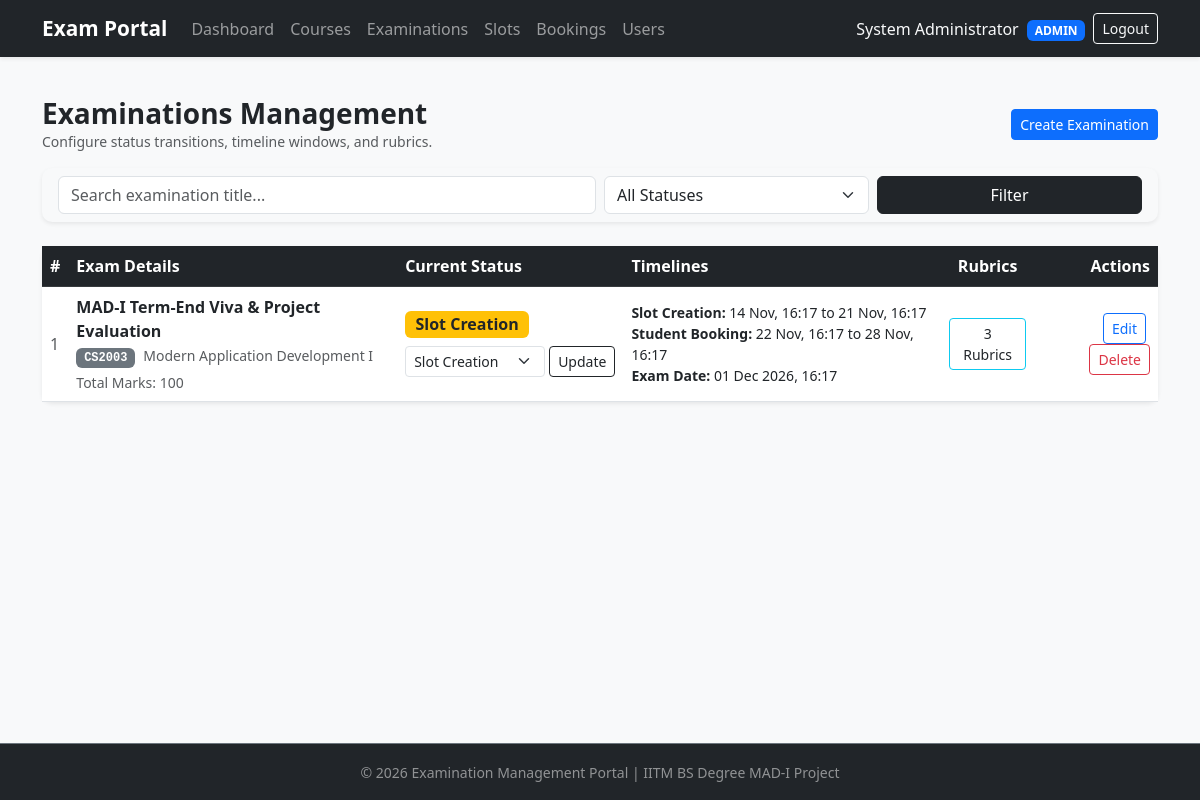
Screenshot of /admin/examinations (signed in) with the database file from the repository.
### models.py (models this page shows, shortened)
class Examination(db.Model):
    __tablename__ = 'examinations'
    id = db.Column(db.Integer, primary_key=True)
    course_id = db.Column(db.Integer, db.ForeignKey('courses.id'), nullable=False)
    title = db.Column(db.String(200), nullable=False)
    description = db.Column(db.Text, nullable=True)
    total_marks = db.Column(db.Integer, nullable=False, default=100)
    status = db.Column(db.String(30), nullable=False, default='Draft')
    slot_creation_start = db.Column(db.DateTime, nullable=True)
    slot_creation_end = db.Column(db.DateTime, nullable=True)
    booking_start = db.Column(db.DateTime, nullable=True)
    booking_end = db.Column(db.DateTime, nullable=True)
    exam_date = db.Column(db.DateTime, nullable=True)
    created_at = db.Column(db.DateTime, default=datetime.utcnow)
    rubrics = db.relationship('ExaminationRubric', backref='examination', cascade='all, delete-orphan', lazy=True)
    slots = db.relationship('ExaminationSlot', backref='examination', cascade='all, delete-orphan', lazy=True)

class Course(db.Model):
    __tablename__ = 'courses'
    id = db.Column(db.Integer, primary_key=True)
    course_code = db.Column(db.String(20), unique=True, nullable=False)
    course_name = db.Column(db.String(150), nullable=False)
    description = db.Column(db.Text, nullable=True)
    created_at = db.Column(db.DateTime, default=datetime.utcnow)
    examinations = db.relationship('Examination', backref='course', cascade='all, delete-orphan', lazy=True)

### admin.py (the view)
@admin_bp.route('/examinations')
@role_required('admin')
def manage_examinations():
    search_query = request.args.get('q', '').strip()
    status_filter = request.args.get('status', '').strip()
    query = Examination.query
    if search_query:
        query = query.filter(Examination.title.ilike(f'%{search_query}%'))
    if status_filter:
        query = query.filter_by(status=status_filter)
    examinations = query.order_by(Examination.created_at.desc()).all()
    return render_template(
        'admin/examinations.html',
        examinations=examinations,
        search_query=search_query,
        status_filter=status_filter
    )

### utils.py (called while the page is built)
def role_required(*roles):
    def decorator(f):
        @wraps(f)
        def decorated(*args, **kwargs):
            if 'user_id' not in session:
                flash('Please log in to continue.', 'warning')
                return redirect(url_for('auth.login'))
            if session.get('user_role') not in roles:
                flash('You do not have permission to access that page.', 'danger')
                return redirect(url_for('auth.login'))
            return f(*args, **kwargs)
        return decorated
    return decorator

### templates/admin/examinations.html (shortened to what this page needs)
{% extends 'base.html' %}
{% block content %}
<div class="d-flex justify-content-between align-items-center mb-3">
    <div>
        <h3 class="fw-bold mb-0">Examinations Management</h3>
        <p class="text-muted small mb-0">Configure status transitions, timeline windows, and rubrics.</p>
    </div>
    <a href="{{ url_for('admin.add_examination') }}" class="btn btn-primary btn-sm">Create Examination</a>
</div>
<div class="card mb-4 shadow-sm border-0 bg-light">
    <div class="card-body py-2">
        <form method="GET" action="{{ url_for('admin.manage_examinations') }}" class="row g-2 align-items-center">
            <div class="col-md-6">
                <input type="text" name="q" class="form-control" placeholder="Search examination title..." value="{{ search_query or '' }}">
            </div>
            <div class="col-md-3">
                <select name="status" class="form-select">
                    <option value="">All Statuses</option>
                </select>
            </div>
            <div class="col-md-3 d-flex gap-2">
                <button type="submit" class="btn btn-dark w-100">Filter</button>
            </div>
        </form>
    </div>
</div>
<div class="card shadow-sm border-0">
    <div class="table-responsive">
        <table class="table table-hover align-middle mb-0">
            <thead class="table-dark">
                <tr>
                    <th>#</th>
                    <th>Exam Details</th>
                    <th>Current Status</th>
                    <th>Timelines</th>
                    <th class="text-center">Rubrics</th>
                    <th class="text-end">Actions</th>
                </tr>
            </thead>
            <tbody>
                {% for examination in examinations %}
                <tr>
                    <td class="text-muted">{{ loop.index }}</td>
                    <td>
                        <div class="fw-bold">{{ examination.title }}</div>
                        <span class="badge bg-secondary font-monospace">{{ examination.course.course_code }}</span>
                        <small class="text-muted ms-1">{{ examination.course.course_name }}</small>
                        <div class="small text-muted mt-1">Total Marks: {{ examination.total_marks }}</div>
                    </td>
                    <td>
                        <div class="mb-2">
                            <span class="badge {% if examination.status == 'Booking Open' %}bg-success{% elif examination.status == 'Slot Creation' %}bg-warning text-dark{% elif examination.status == 'Draft' %}bg-secondary{% elif examination.status == 'Completed' %}bg-info text-dark{% else %}bg-danger{% endif %} fs-6">
                                {{ examination.status }}
                            </span>
                        </div>
                        <form method="POST" action="{{ url_for('admin.update_examination_status', exam_id=examination.id) }}" class="d-flex gap-1 align-items-center">
                            <select name="status" class="form-select form-select-sm" style="width: 140px;">
                                {% for status_option in ['Draft', 'Slot Creation', 'Booking Open', 'Closed', 'Completed'] %}
                                    <option value="{{ status_option }}" {% if examination.status == status_option %}selected{% endif %}>{{ status_option }}</option>
                                {% endfor %}
                            </select>
                            <button type="submit" class="btn btn-sm btn-outline-dark">Update</button>
                        </form>
                    </td>
                    <td class="small">
                        <div><strong>Slot Creation:</strong> {{ examination.slot_creation_start.strftime('%d %b, %H:%M') if examination.slot_creation_start else 'Not set' }} to {{ examination.slot_creation_end.strftime('%d %b, %H:%M') if examination.slot_creation_end else 'Not set' }}</div>
                        <div><strong>Student Booking:</strong> {{ examination.booking_start.strftime('%d %b, %H:%M') if examination.booking_start else 'Not set' }} to {{ examination.booking_end.strftime('%d %b, %H:%M') if examination.booking_end else 'Not set' }}</div>
                        <div><strong>Exam Date:</strong> {{ examination.exam_date.strftime('%d %b %Y, %H:%M') if examination.exam_date else 'Not set' }}</div>
                    </td>
                    <td class="text-center">
                        <a href="{{ url_for('admin.manage_rubrics', exam_id=examination.id) }}" class="btn btn-sm btn-outline-info text-dark">
                            {{ examination.rubrics | length }} Rubrics
                        </a>
                    </td>
                    <td class="text-end">
                        <a href="{{ url_for('admin.edit_examination', exam_id=examination.id) }}" class="btn btn-sm btn-outline-primary me-1">Edit</a>
                        <form method="POST" action="{{ url_for('admin.delete_examination', exam_id=examination.id) }}" class="d-inline" onsubmit="return confirm('Are you sure you want to delete this examination?');">
                            <button type="submit" class="btn btn-sm btn-outline-danger">Delete</button>
                        </form>
                    </td>
                </tr>
                {% else %}
                <tr>
                    <td colspan="6" class="text-center py-4 text-muted">No examinations found matching your criteria.</td>
                </tr>
                {% endfor %}
            </tbody>
        </table>
    </div>
</div>
{% endblock %}

### static/style.css (style rules this page uses)
body { min-height: 100vh; display: flex; flex-direction: column; background-color: #f8f9fa; }
.card { border: none; border-radius: 10px; box-shadow: 0 2px 8px rgba(0, 0, 0, 0.1); transition: transform 0.2s ease; }

### rows the page displays
Examination: title "MAD-I Term-End Viva & Project Evaluation", course.course_code "CS2003", course.course_name "Modern Application Development I", total_marks "100", status "Slot Creation", slot_creation_start "14 Nov, 16:17", slot_creation_end "21 Nov, 16:17", booking_start "22 Nov, 16:17", booking_end "28 Nov, 16:17", exam_date "01 Dec 2026, 16:17", rubrics|length "3"

### other values shown
{{ session.user_name }} "System Administrator"
{{ session.user_role }} "ADMIN"
